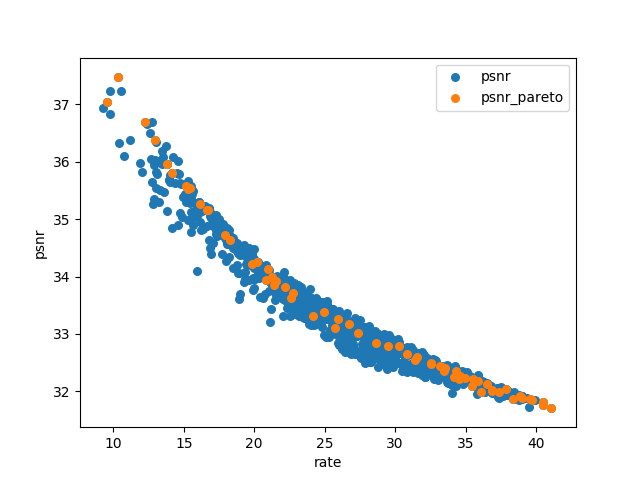

Write Python code to recreate this figure.
import pandas as pd
import matplotlib.pyplot as plt
import numpy as np
import sys
import glob
import os
os.chdir('../jpeg_eval/')

def identify_pareto(scores):
    # Count number of items
    population_size = scores.shape[0]
    # Create a NumPy index for scores on the pareto front (zero indexed)
    population_ids = np.arange(population_size)
    # Create a starting list of items on the Pareto front
    # All items start off as being labelled as on the Parteo front
    pareto_front = np.ones(population_size, dtype=bool)
    # Loop through each item. This will then be compared with all other items
    for i in range(population_size):
        # Loop through all other items
        for j in range(population_size):
            # Check if our 'i' pint is dominated by out 'j' point
            if all(scores[j] >= scores[i]) and any(scores[j] > scores[i]):
                # j dominates i. Label 'i' point as not on Pareto front
                pareto_front[i] = 0
                # Stop further comparisons with 'i' (no more comparisons needed)
                break
    # Return ids of scenarios on pareto front
    return population_ids[pareto_front]

def get_data(group, **param):
    index = param['index']
    if group == 'ga_selection':
        ga_list = glob.glob('csv/ga_selection_*_*.csv')
        rate=[]
        acc1=[]
        for name in ga_list:
            df = pd.read_csv(name)
            rate.append(np.array(df['rate'])[-1])
            acc1.append(np.array(df['acc1'])[-1])
        return (rate[index],acc1[index])
#df  = pd.read_csv("ratio.csv")
#pl = df.plot(kind='scatter',x='Comp Rate',y='Acc', s=30, color ='Blue', label='random jpeg')
#term = 'rate'#rate
    if 'sorted' in group:
        df = pd.read_csv("csv/sorted.csv")
        return (df['rate'][index], df['acc1'][index])
    if 'standard' in group:
        df = pd.read_csv('csv/'+group+'.csv')
        term = df['i'].str.isnumeric()
        if start != None:
            term = df['i'].str.startswith(param['startwith']) 
        return (df['rate'][term][index], df['acc1'][term][index])
    if 'psnr' in group:
        df = pd.read_csv('csv/sorted_psnr.csv')
        return (df['rate'][index], df['psnr_mean'][index])
#psnr = (df['psnr_mean'],df[term])
#scores=np.array((df['psnr_mean'],df['acc1']))
#scores=np.swapaxes(scores,0,1)
#indexes=identify_pareto(scores)
#np.save('pareto',indexes)
#indexes = np.load('pareto.npy')
#g1 = (df['rate'][indexes],df['acc1'][indexes])
#g2 = (df['rate'],df['acc1'])
##g1 = (df['psnr_mean'][indexes],df[term][indexes])
#np.set_printoptions(threshold=sys.maxsize)
#df = pd.read_csv("csv/ga_selection_multi.csv")
#scores=np.array((df['rate'],df['acc1']))
#scores=np.swapaxes(scores,0,1)
#indexes=identify_pareto(scores)
#g3 = (df['rate'][indexes],df['acc1'][indexes]) #g3: pareto of ga
#df = pd.read_csv("csv/standard_part.csv")
#g4 = (df['rate'][1:20],df['acc1'][1:20])
#print(coef)



markers = ["o" , "," , "o" , "v" , "^" , "<", ">"]#.
colors = ['r','g','b','y','c', 'm', 'k']#("red","blue",'yellow','green')
pareto1000 = np.load('pareto1000.npy')
#df = pd.read_csv('csv/sorted.csv')
#scores = np.array((df['rate'],df['acc1']))
#scores = np.swapaxes(scores,0,1)
#pareto = identify_pareto(scores)
groups = {  'psnr': { 'index': slice(None) },
            'psnr_pareto': { 'index': pareto1000 }
         }

# Create plot
fig = plt.figure()
ax = fig.add_subplot(111)#axisbg="1.0")
# np.polyfit(g2[0],g2[1], 2)
#x = np.linspace(min(df['rate']), max(df['rate']), 1000)
#y = [ np.sum(np.array([a**2,a,1])*coef) for a in x]
#ax.plot(x,y)
for k in groups.keys():
    x, y = get_data(k, **groups[k])
    #a = 1 if group=='standard' or 'pareto' else 0.3
    ax.scatter(x, y, s=30, label=k)


#plt.title('CR pareto vs Acc')
plt.legend(loc=0)
plt.xlabel('rate') #rate
plt.ylabel('psnr')
os.chdir('../plots/')
plt.savefig(os.path.basename(__file__).replace('.py','.png'))
plt.show()

#df = pd.read_csv("libjpeg_random.csv")
#pl = df.plot.scatter(x='Comp Rate', y='Acc', s=30, color='Blue', label='random jpeg',ax=pl);
#df = pd.read_csv("libjpeg_perturbed.csv")
#pl = df.plot.scatter(x='Comp Rate', y='Acc', s=30, color='Yellow', label='perturbed jpeg',ax=pl);


#print(df[1:])

#ax.scatter(x=df['rate'][1:], y=df['acc1'][1:], s=45, color='Green', label='standard jpeg')


#fig = pl.get_figure()
#fig.save
